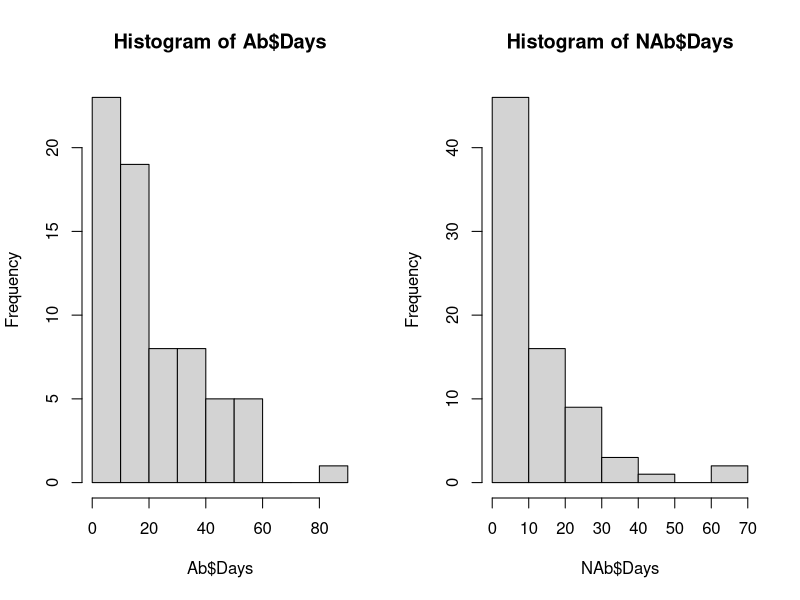
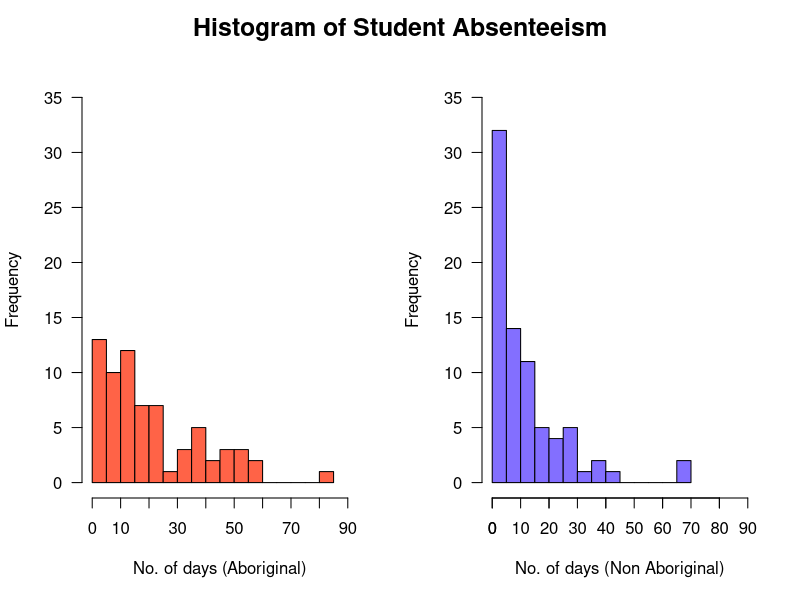
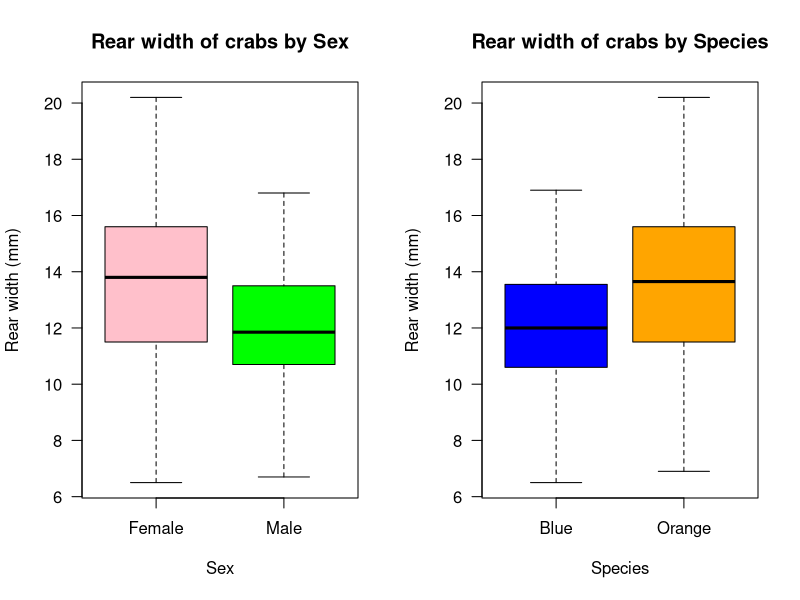
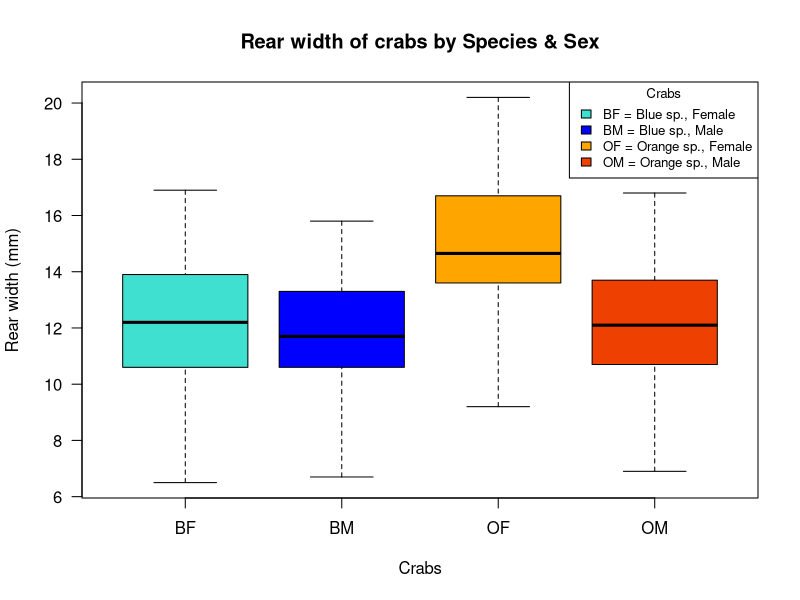

Write the R code that produced these figures, in order.
###########################################################
#---------------------------------------------------------#
################ Assignment 2: Azmir Fakkri ###############
#---------------------------------------------------------#
###########################################################

###########################################################
# Section 1: Data Visualisation I
###########################################################

# 1.1 load MASS and access dataset
library(MASS)
data(quine)
quine

# 1.2 access dataset description 
?quine

# 1.3 create 2 histograms on a single panel
# subset
Ab <- subset(quine, quine$Eth=="A")
NAb <- subset(quine, quine$Eth=="N")

# creating histogram
par(mfrow = c(1, 2))
hist(Ab$Days)
hist(NAb$Days)

# 1.4 improve the histograms
par(mfrow = c(1, 2), las = 1)

# improved histogram for Aboriginal
hist(Ab$Days, breaks = 20, 
     xlab = "No. of days (Aboriginal)", xaxt = 'n',
     main = NULL, col = "tomato1", ylim = c(0, 35),
     xlim = c(0, 90))
axis(side = 1, at = seq(0, 90, by = 10), labels = c(0, 10, 20, 30, 40, 50, 60, 70, 80, 90))

# improved histogram for non-Aboriginal
hist(NAb$Days, breaks = 20,
     xlab = "No. of days (Non Aboriginal)",
     main = NULL, col = "slateblue1", ylim = c(0, 35),
     xlim = c(0, 90))
axis(side = 1, at = seq(0, 90, by = 10), labels = c(0, 10, 20, 30, 40, 50, 60, 70, 80, 90))

# main title 
mtext("Histogram of Student Absenteeism", side = 3, line = -2, 
      outer = TRUE, font = 2, cex = 1.5)

# 1.5 evidence of difference - refer to pdf document 

###########################################################
# Section 2: Data Visualisation II
###########################################################

# 2.1 load MASS, access dataset crabs, read help file
library(MASS)
data(crabs)
?crabs

# 2.2 two boxplots on a single panel
par(mfrow = c(1, 2), las = 1)

# boxplot for rear width by sex
boxplot(crabs$RW ~ crabs$sex, xaxt = 'n', main = "Rear width of crabs by Sex",
        ylab = "Rear width (mm)", xlab = "Sex", col = c("pink", "green"))
axis(1, at = 1:2, labels = c("Female", "Male"))

# boxplot for rear width by species
boxplot(crabs$RW ~ crabs$sp, xaxt = 'n', main = "Rear width of crabs by Species",
        ylab = "Rear width (mm)", xlab = "Species", col = c("blue", "orange"))
axis(1, at = 1:2, labels = c("Blue", "Orange"))

# 2.3 refer pdf

# 2.4
dev.off()
par(mfrow = c(1,1), las = 1)

boxplot(crabs$RW[crabs$sp == "B" & crabs$sex == "F"], 
        crabs$RW[crabs$sp == "B" & crabs$sex == "M"], 
        crabs$RW[crabs$sp == "O" & crabs$sex == "F"], 
        crabs$RW[crabs$sp == "O" & crabs$sex == "M"],
        xaxt = 'n', main = "Rear width of crabs by Species & Sex",
        ylab = "Rear width (mm)", xlab = "Crabs",
        col = c("turquoise", "blue1", "orange1", "orangered2"))
axis(1, at = 1:4, labels = c("BF", "BM", "OF", "OM"))
legend("topright", title = "Crabs",
       c("BF = Blue sp., Female","BM = Blue sp., Male","OF = Orange sp., Female", "OM = Orange sp., Male"),
       fill = c("turquoise", "blue1", "orange1", "orangered2"), cex = 0.8)

###########################################################
# Section 3: Programming Structures
###########################################################

# 3.1 while() loop
x <- 2
y <- 10

while(x < 40 & y < 1000) {
  print (x + y)
  x <- x^2
  y <- y^2
}

# 3.2 Matrix
# create matrix 45 x 55
matrix ()

# 3.3 repeat loop 
i <- 1
repeat {
  print(i)
  i <- i*2
  if (i > 100) break
}